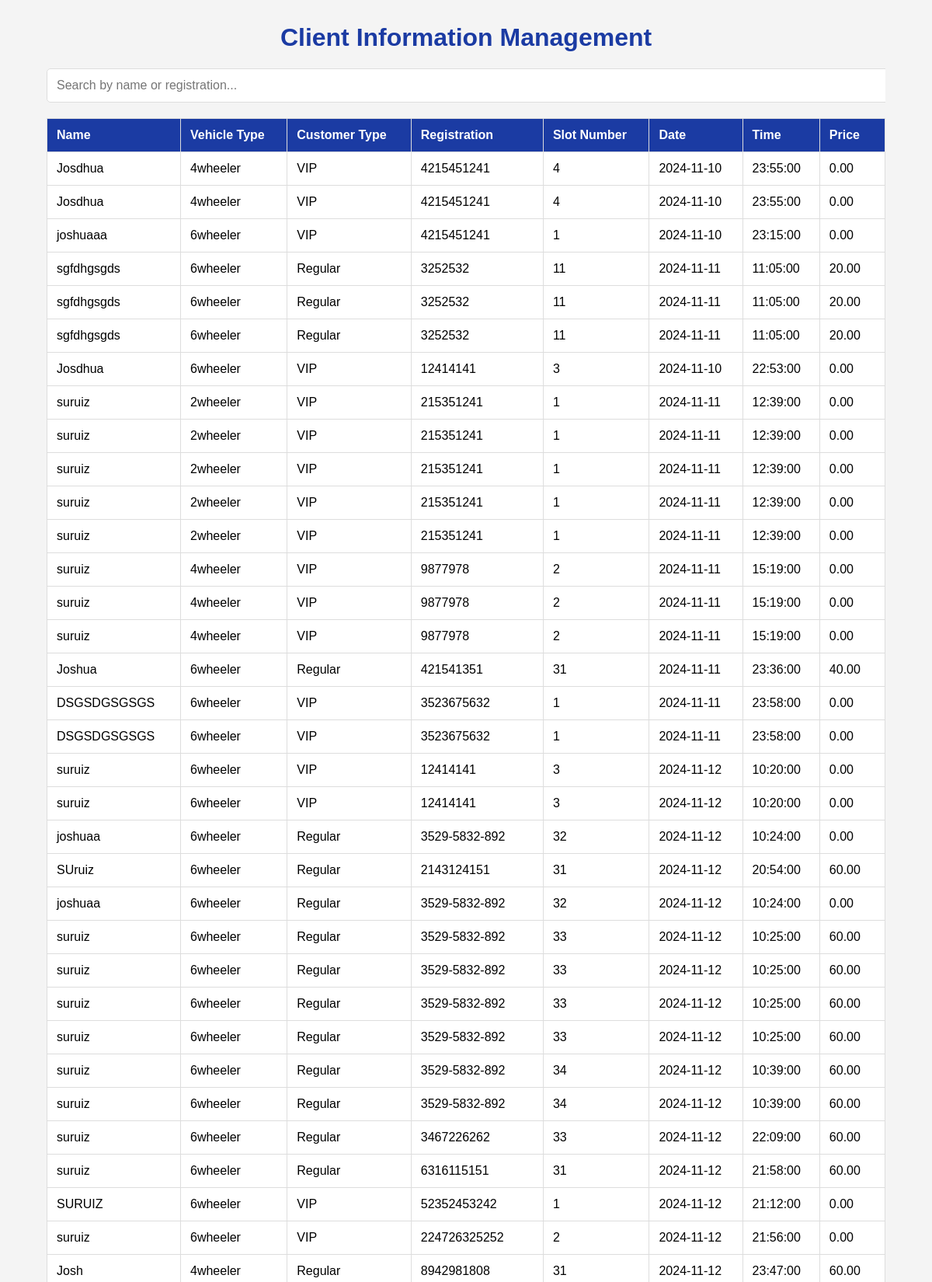
Page /InformationManagement.php (upper part) on the committed database.
### tables this page shows
CREATE TABLE `information_management` (
  `id` int(11) NOT NULL,
  `name` varchar(255) DEFAULT NULL,
  `vehicle_type` varchar(50) DEFAULT NULL,
  `customer_type` varchar(50) DEFAULT NULL,
  `registration` varchar(50) DEFAULT NULL,
  `slot_number` int(11) DEFAULT NULL,
  `date` date DEFAULT NULL,
  `time` time DEFAULT NULL,
  `price` decimal(10,2) DEFAULT NULL,
  `time_out` datetime DEFAULT NULL
);

### InformationManagement.php (the view, shortened to what this page needs)
<?php
include('db_connect.php');
$sql = "SELECT * FROM information_management";
$result = $conn->query($sql);
?>
<!DOCTYPE html>
<html lang="en">
<head>
</head>
<body>
<h1>Client Information Management</h1>
    <div class="table-container">
        <input type="text" id="searchInput" class="search-bar" placeholder="Search by name or registration..." onkeyup="filterTable()">
        <?php
        if ($result->num_rows > 0) {
            echo "<table id='infoTable'>
                    <tr>
                        <th>Name</th>
                        <th>Vehicle Type</th>
                        <th>Customer Type</th>
                        <th>Registration</th>
                        <th>Slot Number</th>
                        <th>Date</th>
                        <th>Time</th>
                        <th>Price</th>
                    </tr>";
            while ($row = $result->fetch_assoc()) {
                echo "<tr>
                        <td>" . htmlspecialchars($row['name']) . "</td>
                        <td>" . htmlspecialchars($row['vehicle_type']) . "</td>
                        <td>" . htmlspecialchars($row['customer_type']) . "</td>
                        <td>" . htmlspecialchars($row['registration']) . "</td>
                        <td>" . htmlspecialchars($row['slot_number']) . "</td>
                        <td>" . htmlspecialchars($row['date']) . "</td>
                        <td>" . htmlspecialchars($row['time']) . "</td>
                        <td>" . htmlspecialchars($row['price']) . "</td>
                    </tr>";
            }
            echo "</table>";
        } else {
            echo "<p class='no-data'>No data found in the information management system.</p>";
        }
        ?>
    </div>
</body>
</html>

### InformationManagement.php (style rules this page uses)
body { font-family: Arial, sans-serif; background-color: #f4f4f4; margin: 0; padding: 0; }
h1 { text-align: center; color: #1b3ba3; margin-top: 30px; }
.table-container { width: 90%; margin: 20px auto; overflow-x: auto; }
.search-bar { width: 100%; padding: 12px; font-size: 16px; margin-bottom: 20px; border-radius: 5px; border: 1px solid #ddd; }
table { width: 100%; border-collapse: collapse; margin: 0; box-shadow: 0 4px 6px rgba(0, 0, 0, 0.1); }
th, td { padding: 12px; text-align: left; border: 1px solid #ddd; }
th { background-color: #1b3ba3; color: white; }
td { background-color: #ffffff; }
tr:nth-child(even) { background-color: #f2f2f2; }

### rows in the picture
information_management: name "Josdhua", vehicle_type "4wheeler", customer_type "VIP", registration "4215451241", slot_number "4", date "2024-11-10", time "23:55:00", price "0.00"
information_management: name "Josdhua", vehicle_type "4wheeler", customer_type "VIP", registration "4215451241", slot_number "4", date "2024-11-10", time "23:55:00", price "0.00"
information_management: name "joshuaaa", vehicle_type "6wheeler", customer_type "VIP", registration "4215451241", slot_number "1", date "2024-11-10", time "23:15:00", price "0.00"
information_management: name "sgfdhgsgds", vehicle_type "6wheeler", customer_type "Regular", registration "3252532", slot_number "11", date "2024-11-11", time "11:05:00", price "20.00"
information_management: name "sgfdhgsgds", vehicle_type "6wheeler", customer_type "Regular", registration "3252532", slot_number "11", date "2024-11-11", time "11:05:00", price "20.00"
information_management: name "sgfdhgsgds", vehicle_type "6wheeler", customer_type "Regular", registration "3252532", slot_number "11", date "2024-11-11", time "11:05:00", price "20.00"
information_management: name "Josdhua", vehicle_type "6wheeler", customer_type "VIP", registration "12414141", slot_number "3", date "2024-11-10", time "22:53:00", price "0.00"
information_management: name "suruiz", vehicle_type "2wheeler", customer_type "VIP", registration "215351241", slot_number "1", date "2024-11-11", time "12:39:00", price "0.00"
information_management: name "suruiz", vehicle_type "2wheeler", customer_type "VIP", registration "215351241", slot_number "1", date "2024-11-11", time "12:39:00", price "0.00"
information_management: name "suruiz", vehicle_type "2wheeler", customer_type "VIP", registration "215351241", slot_number "1", date "2024-11-11", time "12:39:00", price "0.00"
information_management: name "suruiz", vehicle_type "2wheeler", customer_type "VIP", registration "215351241", slot_number "1", date "2024-11-11", time "12:39:00", price "0.00"
information_management: name "suruiz", vehicle_type "2wheeler", customer_type "VIP", registration "215351241", slot_number "1", date "2024-11-11", time "12:39:00", price "0.00"
information_management: name "suruiz", vehicle_type "4wheeler", customer_type "VIP", registration "9877978", slot_number "2", date "2024-11-11", time "15:19:00", price "0.00"
information_management: name "suruiz", vehicle_type "4wheeler", customer_type "VIP", registration "9877978", slot_number "2", date "2024-11-11", time "15:19:00", price "0.00"
information_management: name "suruiz", vehicle_type "4wheeler", customer_type "VIP", registration "9877978", slot_number "2", date "2024-11-11", time "15:19:00", price "0.00"
information_management: name "Joshua", vehicle_type "6wheeler", customer_type "Regular", registration "421541351", slot_number "31", date "2024-11-11", time "23:36:00", price "40.00"
information_management: name "DSGSDGSGSGS", vehicle_type "6wheeler", customer_type "VIP", registration "3523675632", slot_number "1", date "2024-11-11", time "23:58:00", price "0.00"
information_management: name "DSGSDGSGSGS", vehicle_type "6wheeler", customer_type "VIP", registration "3523675632", slot_number "1", date "2024-11-11", time "23:58:00", price "0.00"
information_management: name "suruiz", vehicle_type "6wheeler", customer_type "VIP", registration "12414141", slot_number "3", date "2024-11-12", time "10:20:00", price "0.00"
information_management: name "suruiz", vehicle_type "6wheeler", customer_type "VIP", registration "12414141", slot_number "3", date "2024-11-12", time "10:20:00", price "0.00"
information_management: name "joshuaa", vehicle_type "6wheeler", customer_type "Regular", registration "3529-5832-892", slot_number "32", date "2024-11-12", time "10:24:00", price "0.00"
information_management: name "SUruiz", vehicle_type "6wheeler", customer_type "Regular", registration "2143124151", slot_number "31", date "2024-11-12", time "20:54:00", price "60.00"
information_management: name "joshuaa", vehicle_type "6wheeler", customer_type "Regular", registration "3529-5832-892", slot_number "32", date "2024-11-12", time "10:24:00", price "0.00"
information_management: name "suruiz", vehicle_type "6wheeler", customer_type "Regular", registration "3529-5832-892", slot_number "33", date "2024-11-12", time "10:25:00", price "60.00"
information_management: name "suruiz", vehicle_type "6wheeler", customer_type "Regular", registration "3529-5832-892", slot_number "33", date "2024-11-12", time "10:25:00", price "60.00"
information_management: name "suruiz", vehicle_type "6wheeler", customer_type "Regular", registration "3529-5832-892", slot_number "33", date "2024-11-12", time "10:25:00", price "60.00"
information_management: name "suruiz", vehicle_type "6wheeler", customer_type "Regular", registration "3529-5832-892", slot_number "33", date "2024-11-12", time "10:25:00", price "60.00"
information_management: name "suruiz", vehicle_type "6wheeler", customer_type "Regular", registration "3529-5832-892", slot_number "34", date "2024-11-12", time "10:39:00", price "60.00"
information_management: name "suruiz", vehicle_type "6wheeler", customer_type "Regular", registration "3529-5832-892", slot_number "34", date "2024-11-12", time "10:39:00", price "60.00"
information_management: name "suruiz", vehicle_type "6wheeler", customer_type "Regular", registration "3467226262", slot_number "33", date "2024-11-12", time "22:09:00", price "60.00"
information_management: name "suruiz", vehicle_type "6wheeler", customer_type "Regular", registration "6316115151", slot_number "31", date "2024-11-12", time "21:58:00", price "60.00"
information_management: name "SURUIZ", vehicle_type "6wheeler", customer_type "VIP", registration "52352453242", slot_number "1", date "2024-11-12", time "21:12:00", price "0.00"
information_management: name "suruiz", vehicle_type "6wheeler", customer_type "VIP", registration "224726325252", slot_number "2", date "2024-11-12", time "21:56:00", price "0.00"
information_management: name "Josh", vehicle_type "4wheeler", customer_type "Regular", registration "8942981808", slot_number "31", date "2024-11-12", time "23:47:00", price "60.00"
